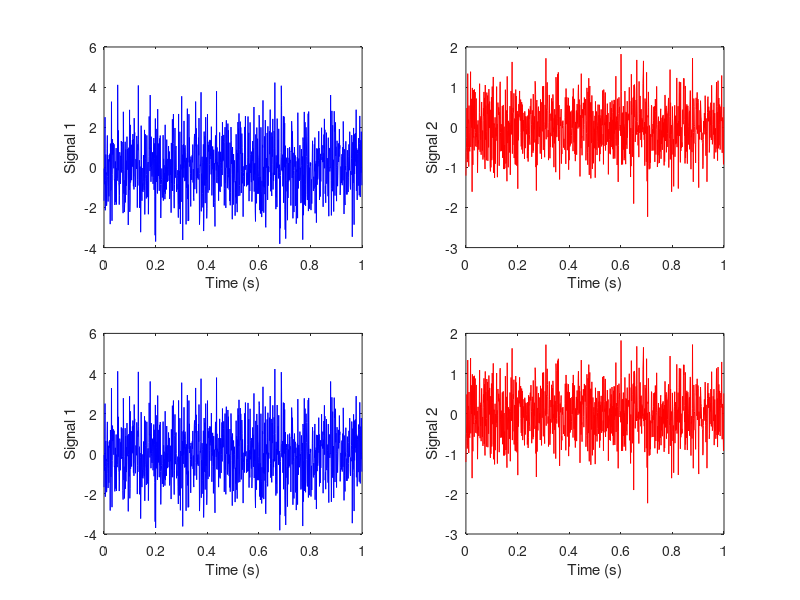
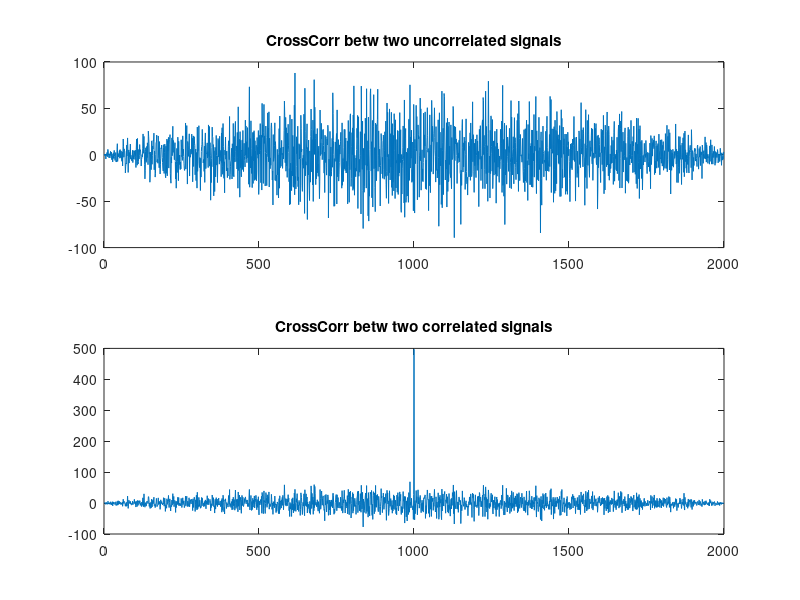

Write MATLAB code to recreate these figures, in order.
%% Code written by Amit Chowdhury
%% Indian Institute of Technology, Jammu
%% email: 2022psp0004@iitjammu.ac.in
%% Date: 25th Feb 2023

clc
clear
close all

% Define the parameters of the signals
Fs = 1000;       % Sampling frequency
T = 1/Fs;        % Sampling period
n = 1000;        % Length of signals
t = (0:n-1)*T;   % Time vector

% Generate random signals
x = randn(n, 1); % signal 1
y = randn(n, 1); % signal 2

% Compute correlation coefficient
rho = 0.8; % desired correlation coefficient
C = [1, rho; rho, 1]; % correlation matrix
R = chol(C); % Cholesky factorization

% Generate correlated signals
z = R * [x, y].'; % correlated signals
x_corr = z(1, :).'; % correlated signal 1
y_corr = z(2, :).'; % correlated signal 2

figure;
subplot(2,2,1);            % plots of uncorrelated signals
plot(t, z(1,:), 'b');
xlabel('Time (s)');
ylabel('Signal 1');
subplot(2,2,2);
plot(t, z(2,:), 'r');
xlabel('Time (s)');
ylabel('Signal 2');

subplot(2,2,3);          % plots of correlated signals
plot(t, x_corr, 'b');
xlabel('Time (s)');
ylabel('Signal 1');
subplot(2,2,4);
plot(t, y_corr, 'r');
xlabel('Time (s)');
ylabel('Signal 2');

figure;
subplot(2,1,1);
plot(xcorr(x(:),y(:)));   %% xcorr(x,y) returns the cross-correlation of two discrete-time sequences.
title('CrossCorr betw two uncorrelated signals');
subplot(2,1,2);
plot(xcorr(z(1,:),z(2,:)));
title('CrossCorr betw two correlated signals');


% In this example, we first generate two random signals x and y using the randn function. We then compute the correlation 
%coefficient rho that we want to achieve between the two signals. We create the correlation matrix C using rho, and then 
%compute its Cholesky factorization R using the chol function.

% Finally, we generate the correlated signals x_corr and y_corr by multiplying the Cholesky factor R by a matrix containing 
%the original signals x and y. The resulting matrix z contains the correlated signals, and we extract each signal by selecting 
%the appropriate row.

% Note that you can adjust the value of rho to control the strength of the correlation between the two signals. 
%A value of rho = 1 corresponds to perfect correlation, while a value of rho = 0 corresponds to no correlation.
